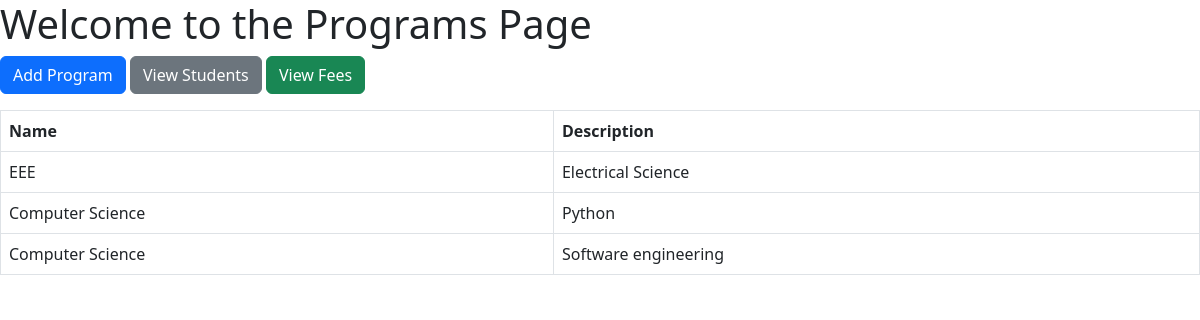
Screenshot of /programs/ with the database file from the repository.
### core/models.py (models this page shows, shortened)
class Program(models.Model):
    name = models.CharField(max_length=100)
    description = models.TextField()

### core/views.py (the view)
# urls.py: path("programs/", program, name="programs"),
def program(request):
    programs = Program.objects.all()
    context = {
        "programs": programs
    }
    return render(request, 'program.html', context)

### core/templates/program.html (shortened to what this page needs)
<!DOCTYPE html>
<html lang="en">
<head>
    <link href="https://cdn.jsdelivr.net/npm/bootstrap@5.3.0/dist/css/bootstrap.min.css" rel="stylesheet">
</head>
<body>
    <h1>Welcome to the Programs Page</h1>
    <a href="{% url 'add_program' %}" class="btn btn-primary mb-3">Add Program</a>
    <a href="{% url 'students' %}" class="btn btn-secondary mb-3">View Students</a>
    <a href="{% url 'fees' %}" class="btn btn-success mb-3">View Fees</a>
   <table class="table table-bordered">
       <thead>
           <tr>
               <th>Name</th>
               <th>Description</th>
           </tr>
       </thead>
       <tbody>
           {% for program in programs %}
               <tr>
                   <td>{{ program.name }}</td>
                   <td>{{ program.description }}</td>
               </tr>
           {% endfor %}
       </tbody>
   </table>
</body>
</html>

### rows the page displays
Program: name "EEE", description "Electrical Science"
Program: name "Computer Science", description "Python"
Program: name "Computer Science", description "Software engineering"
